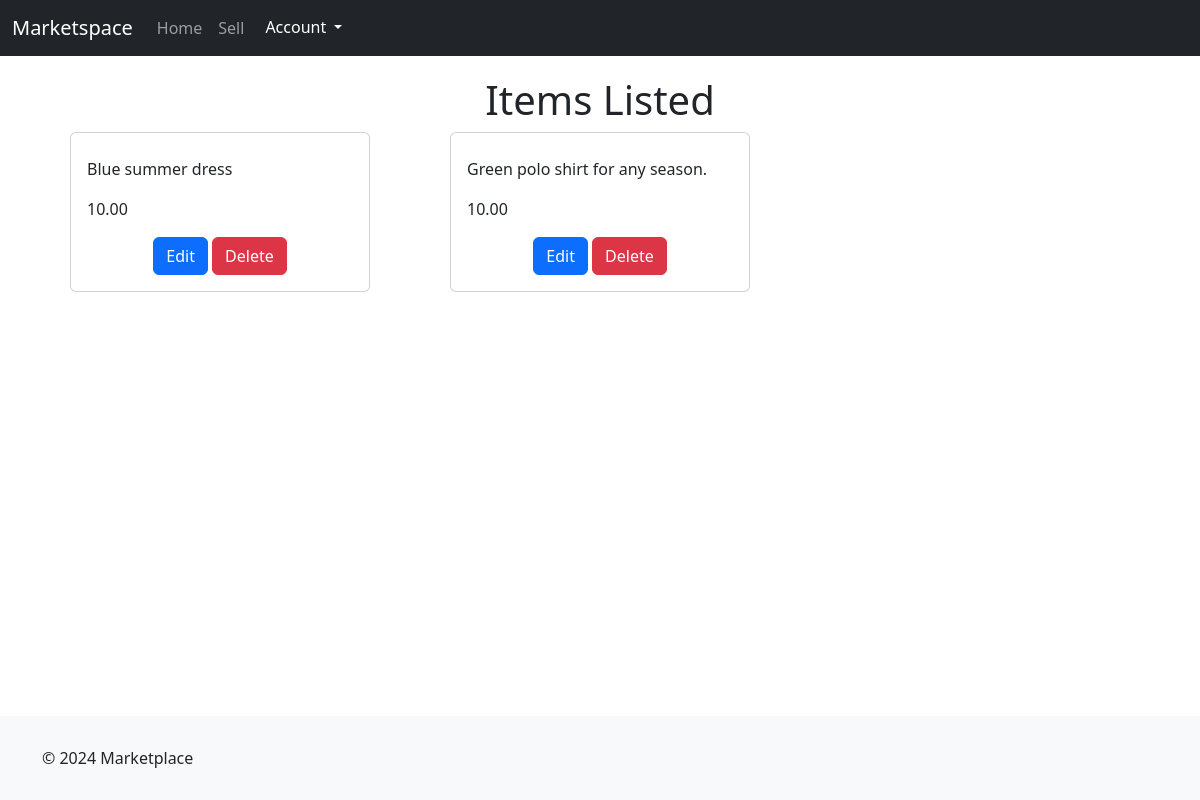
/marketplace/seller_items/ (signed in), run on an earlier commit of the app's database.
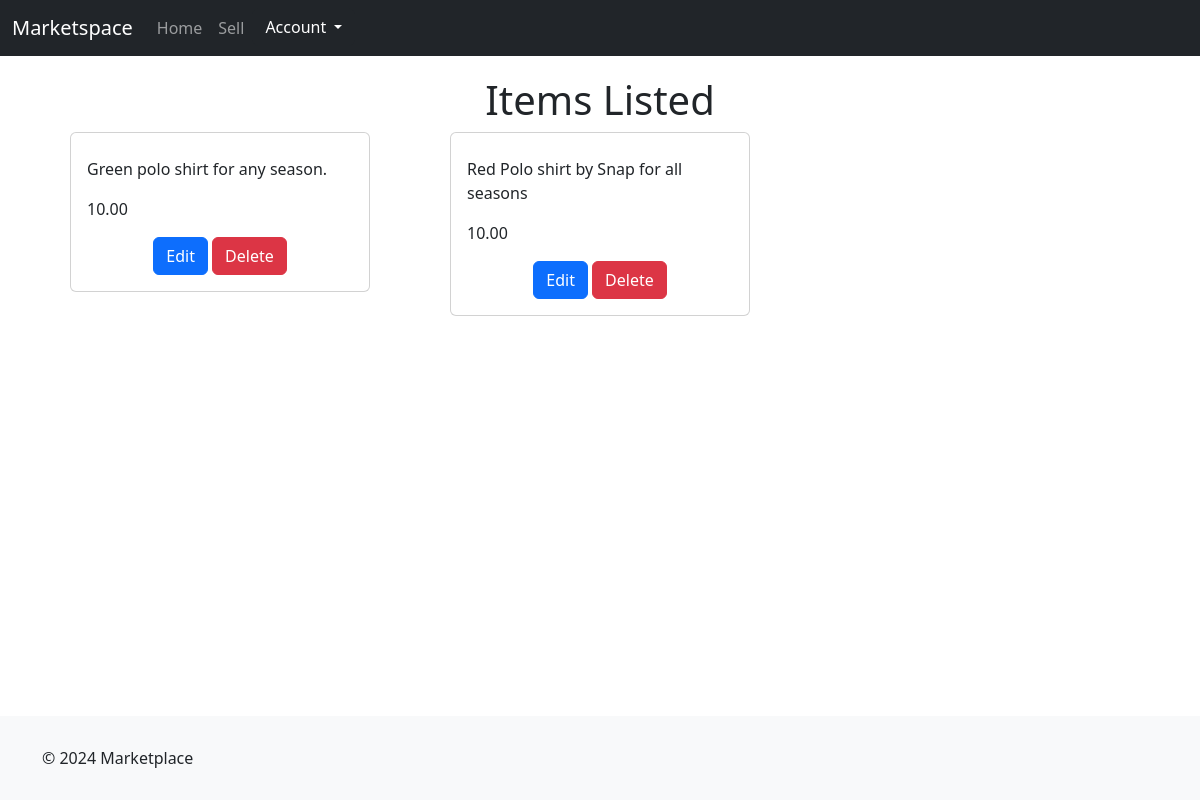
And on a later commit of the database.
### marketplace/models.py (models this page shows, shortened)
class Item(models.Model):
    name = models.CharField(max_length=100)
    description = models.TextField()
    price = models.DecimalField(max_digits=10, decimal_places=2)
    quantity = models.IntegerField()
    seller = models.ForeignKey(settings.AUTH_USER_MODEL, on_delete=models.CASCADE)
    image = models.ImageField(upload_to='items/', blank=True, null=True)
    date_listed = models.DateTimeField(default=datetime.datetime.now)
    is_sold = models.BooleanField(default=False)
    if is_sold:
        date_sold = models.DateTimeField(default=datetime.datetime.now)
    condition = models.CharField(max_length=20, choices=[('N', 'New'), ('U', 'Used')], default='U')
    category = models.ForeignKey(CategoryModel, on_delete=models.SET_NULL, null=True, blank=True)

### marketplace/views.py (the view)
# urls.py: path('seller_items/', views.seller_items, name='seller_items'),
def seller_items(request):
    items = Item.objects.filter(seller=request.user)
    return render(request, 'marketplace/seller_items.html', {'items': items})

### templates/marketplace/seller_items.html (shortened to what this page needs)
{% load static %}
<!DOCTYPE html>
<html lang="en">
  <head>
    <link href="{% static 'css/bootstrap.min.css' %}" rel="stylesheet" />
    <link
      href="https://cdn.jsdelivr.net/npm/bootstrap@5.3.3/dist/css/bootstrap.min.css"
      rel="stylesheet"
    />
  </head>
  <body>
    <nav class="navbar navbar-expand-lg navbar-dark bg-dark">
      <div class="container-fluid">
        <a class="navbar-brand" href="{% url 'marketplace:index' %}">
          Marketspace
        </a>
        <div class="collapse navbar-collapse" id="navbarNavDarkDropdown">
          <ul class="navbar-nav">
            <li class="nav-item">
              <a class="nav-link" href="{% url 'marketplace:index' %}">
                Home
              </a>
            </li>
            <li class="nav-item">
              <a class="nav-link" href="{% url 'marketplace:create_item' %}">
                Sell
              </a>
            </li>
            <li class="nav-item dropdown">
              <button
                class="btn btn-dark dropdown-toggle"
                data-bs-toggle="dropdown"
                aria-expanded="false"
              >
                Account
              </button>
            </li>
          </ul>
        </div>
      </div>
    </nav>
    <div class="container">
    <h1 class="text-center">Items Listed</h1>
    <div class="row">
        {% for item in items %}
        <div class="col-md-4">
            <div class="card">
                <div class="card-body">
                    <p class="card-text">{{ item.description }}</p>
                    <p class="card-text">{{ item.price }}</p>
                    <a href="{% url 'marketplace:update_item' item.id %}" class="btn btn-primary">Edit</a>
                    <a href="{% url 'marketplace:delete_item' item.id %}" class="btn btn-danger">Delete</a>
                </div>
            </div>
        </div>
        {% endfor %}
    </div>
</div>
    <footer>
      <div class="container">
        <p>&copy; 2024 Marketplace</p>
      </div>
    </footer>
  </body>
</html>

What changed in the data, as far as the page shows it:
removed Item: description "Blue summer dress", price "10.00"
added Item: description "Red Polo shirt by Snap for all seasons", price "10.00"
